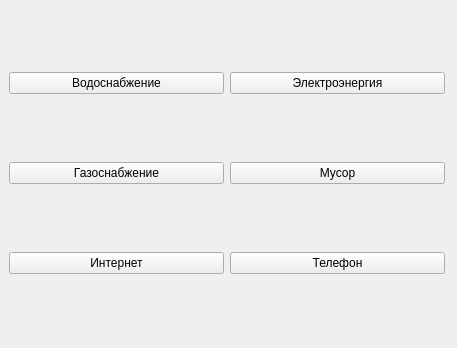
<?xml version="1.0" encoding="UTF-8"?>
<ui version="4.0">
 <class>Form</class>
 <widget class="QWidget" name="Form">
  <property name="geometry">
   <rect>
    <x>0</x>
    <y>0</y>
    <width>457</width>
    <height>348</height>
   </rect>
  </property>
  <property name="windowTitle">
   <string>Что платим</string>
  </property>
  <widget class="QWidget" name="gridLayoutWidget">
   <property name="geometry">
    <rect>
     <x>9</x>
     <y>10</y>
     <width>436</width>
     <height>326</height>
    </rect>
   </property>
   <layout class="QGridLayout" name="gridLayout">
    <item row="1" column="1">
     <widget class="QPushButton" name="pushButton_3">
      <property name="text">
       <string>Мусор</string>
      </property>
      <property name="icon">
       <iconset>
        <normaloff>ui_image/basket.png</normaloff>ui_image/basket.png</iconset>
      </property>
      <property name="iconSize">
       <size>
        <width>64</width>
        <height>64</height>
       </size>
      </property>
     </widget>
    </item>
    <item row="2" column="0">
     <widget class="QPushButton" name="pushButton_6">
      <property name="text">
       <string>Интернет</string>
      </property>
      <property name="icon">
       <iconset>
        <normaloff>ui_image/router.png</normaloff>ui_image/router.png</iconset>
      </property>
      <property name="iconSize">
       <size>
        <width>64</width>
        <height>64</height>
       </size>
      </property>
     </widget>
    </item>
    <item row="0" column="1">
     <widget class="QPushButton" name="pushButton">
      <property name="text">
       <string>Электроэнергия</string>
      </property>
      <property name="icon">
       <iconset>
        <normaloff>ui_image/bulb_yellow.png</normaloff>ui_image/bulb_yellow.png</iconset>
      </property>
      <property name="iconSize">
       <size>
        <width>64</width>
        <height>64</height>
       </size>
      </property>
     </widget>
    </item>
    <item row="1" column="0">
     <widget class="QPushButton" name="pushButton_2">
      <property name="text">
       <string>Газоснабжение</string>
      </property>
      <property name="icon">
       <iconset>
        <normaloff>ui_image/stove.png</normaloff>ui_image/stove.png</iconset>
      </property>
      <property name="iconSize">
       <size>
        <width>64</width>
        <height>64</height>
       </size>
      </property>
     </widget>
    </item>
    <item row="2" column="1">
     <widget class="QPushButton" name="pushButton_4">
      <property name="text">
       <string>Телефон</string>
      </property>
      <property name="icon">
       <iconset>
        <normaloff>ui_image/telephone.png</normaloff>ui_image/telephone.png</iconset>
      </property>
      <property name="iconSize">
       <size>
        <width>64</width>
        <height>64</height>
       </size>
      </property>
     </widget>
    </item>
    <item row="0" column="0">
     <widget class="QPushButton" name="pushButton_5">
      <property name="text">
       <string>Водоснабжение</string>
      </property>
      <property name="icon">
       <iconset>
        <normaloff>ui_image/water.png</normaloff>ui_image/water.png</iconset>
      </property>
      <property name="iconSize">
       <size>
        <width>64</width>
        <height>64</height>
       </size>
      </property>
      <property name="checkable">
       <bool>false</bool>
      </property>
      <property name="autoRepeat">
       <bool>false</bool>
      </property>
      <property name="autoExclusive">
       <bool>false</bool>
      </property>
      <property name="flat">
       <bool>false</bool>
      </property>
     </widget>
    </item>
   </layout>
  </widget>
 </widget>
 <resources/>
 <connections/>
</ui>
